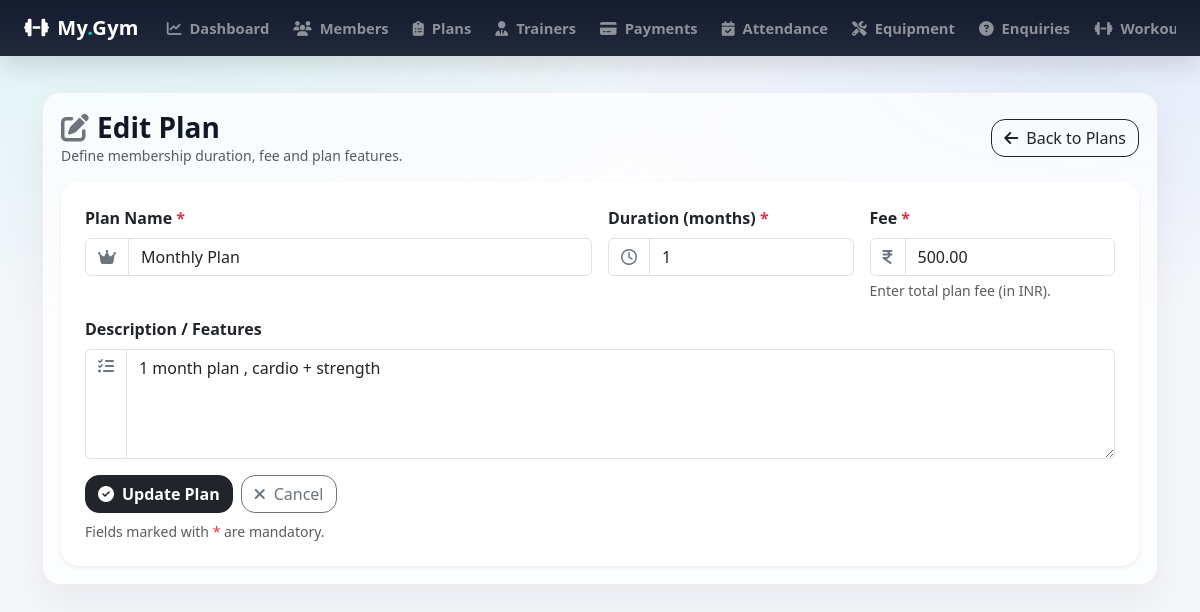
The app's page /admin_plans_edit/2/ (signed in) with its own data.
### gymapp/models.py (models this page shows, shortened)
class MembershipPlan(models.Model):
    name = models.CharField(max_length=100)
    duration_months = models.PositiveIntegerField() #e.g., 1, 3, 6, 12 monts
    fee = models.DecimalField(max_digits=6, decimal_places=2) #e.g., 4549.99
    description = models.TextField(blank=True)

### gymapp/views.py (the view, shortened to what this page needs)
# urls.py: path('admin_plans_edit/<int:plan_id>/' , admin_plan_edit, name='admin_plan_edit'),
@admin_required
def admin_plan_edit(request, plan_id):
    plan = get_object_or_404(MembershipPlan, id=plan_id)
    return render(request, 'admin_plan_form.html', {'plan': plan,  'mode': 'edit'})

### gymapp/views.py (called while the page is built)
def admin_required(view_func):
    @wraps(view_func)
    def wrapper(request, *args, **kwargs):
        if not request.user.is_authenticated or getattr(request.user, 'role', None) != 'ADMIN':
            messages.error(request, "You must be an admin to access this page.")
            return redirect('admin_login')
        return view_func(request, *args, **kwargs)
    return wrapper

### gymapp/templates/admin_plan_form.html (shortened to what this page needs)
{% extends 'base.html' %}
{% block content %}
<div class="d-flex flex-wrap justify-content-between align-items-center gap-2 mb-3">
    <div>
        <h3 class="mb-0 fw-bold">
            {% if mode == 'add' %}
                <i class="fa-solid fa-plus me-2 text-secondary"></i>Add Plan
            {% else %}
                <i class="fa-solid fa-pen-to-square me-2 text-secondary"></i>Edit Plan
            {% endif %}
        </h3>
        <div class="text-muted small">Define membership duration, fee and plan features.</div>
    </div>
    <a href="{% url 'admin_plans_list' %}" class="btn btn-outline-dark" style="border-radius:14px;">
        <i class="fa-solid fa-arrow-left me-2"></i>Back to Plans
    </a>
</div>
<div class="card border-0 shadow-sm" style="border-radius:18px;">
    <div class="card-body p-4">
        <form method="post" class="row g-3">
            <div class="col-12 col-md-6">
                <label class="form-label fw-semibold">Plan Name <span class="text-danger">*</span></label>
                <div class="input-group">
                    <span class="input-group-text bg-white">
                        <i class="fa-solid fa-crown text-secondary"></i>
                    </span>
                    <input type="text" name="name" class="form-control"
                           placeholder="e.g. Gold / Premium / Student Plan"
                           value="{{ plan.name|default:'' }}" required>
                </div>
            </div>
            <div class="col-12 col-md-3">
                <label class="form-label fw-semibold">Duration (months) <span class="text-danger">*</span></label>
                <div class="input-group">
                    <span class="input-group-text bg-white">
                        <i class="fa-regular fa-clock text-secondary"></i>
                    </span>
                    <input type="number" name="duration_months" class="form-control"
                           min="1" step="1"
                           placeholder="e.g. 1, 3, 6, 12"
                           value="{{ plan.duration_months|default:'' }}" required>
                </div>
            </div>
            <div class="col-12 col-md-3">
                <label class="form-label fw-semibold">Fee <span class="text-danger">*</span></label>
                <div class="input-group">
                    <span class="input-group-text bg-white">
                        <i class="fa-solid fa-indian-rupee-sign text-secondary"></i>
                    </span>
                    <input type="number" step="0.01" name="fee" class="form-control"
                           min="0"
                           placeholder="e.g. 999"
                           value="{{ plan.fee|default:'' }}" required>
                </div>
                <div class="form-text">Enter total plan fee (in INR).</div>
            </div>
            <div class="col-12">
                <label class="form-label fw-semibold">Description / Features</label>
                <div class="input-group">
                    <span class="input-group-text bg-white align-items-start pt-2">
                        <i class="fa-solid fa-list-check text-secondary"></i>
                    </span>
                    <textarea name="description" class="form-control" rows="4"
                              placeholder="Example: Access to gym + cardio, diet guidance, trainer support...">{{ plan.description|default:'' }}</textarea>
                </div>
            </div>
            <div class="col-12">
                <div class="d-flex flex-wrap gap-2">
                    <button class="btn btn-dark fw-bold" style="border-radius:14px;">
                        {% if mode == 'add' %}
                            <i class="fa-solid fa-floppy-disk me-2"></i>Save Plan
                        {% else %}
                            <i class="fa-solid fa-circle-check me-2"></i>Update Plan
                        {% endif %}
                    </button>
                    <a href="{% url 'admin_plans_list' %}" class="btn btn-outline-secondary" style="border-radius:14px;">
                        <i class="fa-solid fa-xmark me-2"></i>Cancel
                    </a>
                </div>
                <div class="small text-muted mt-2">
                    Fields marked with <span class="text-danger">*</span> are mandatory.
                </div>
            </div>
        </form>
    </div>
</div>
{% endblock %}

### gymapp/templates/base.html (style rules this page uses)
:root { --brand: #00d1b2; --dark-2: #0f172a; --card: #ffffff; --muted: #6b7280; }
body { background: radial-gradient(1200px 600px at 10% 0%, rgba(0, 209, 178, .10), transparent 55%), radial-gradient(900px 450px at 90% 10%, rgba(59, 130, 246, .10), transparent 55%), #f6f7fb; color: #111827; }

### records on screen
MembershipPlan: name "Monthly Plan", duration_months "1", fee "500.00", description "1 month plan , cardio + strength"
